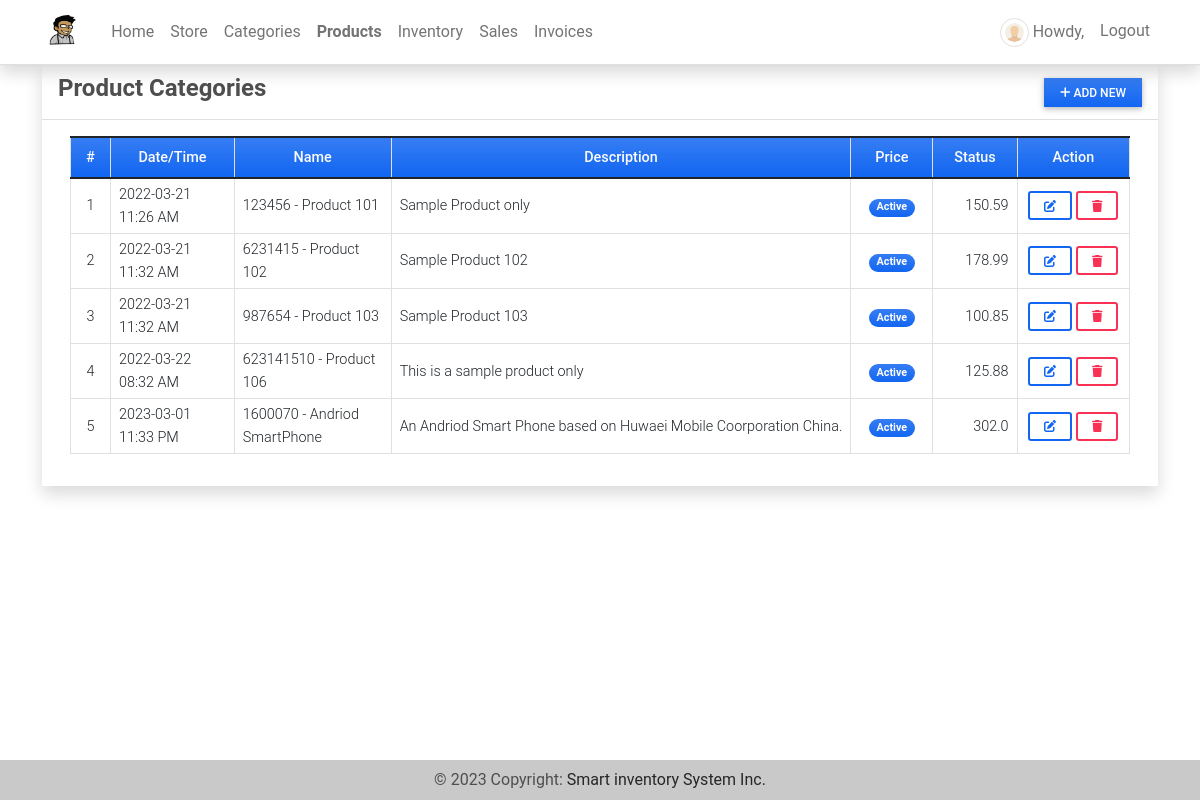
/product (signed in), run on an earlier commit of the app's database.
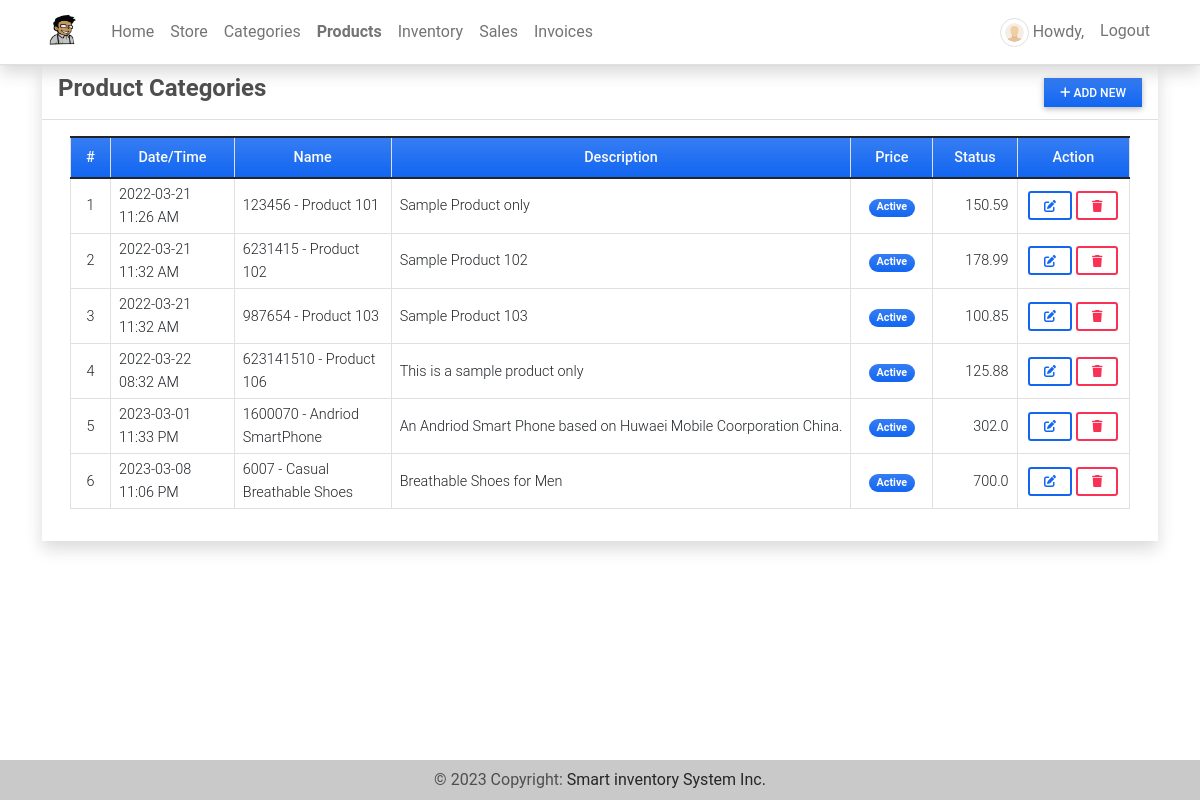
And on a later commit of the database.
### imsApp/models.py (models this page shows, shortened)
class Product(models.Model):
    code=models.CharField(max_length=100,blank=True, null=True)
    name=models.CharField(max_length=250,blank=True, null=True)
    description = models.TextField()
    price = models.FloatField(default=0)
    status = models.CharField(max_length=2, choices=(('1','Active'),('2','Inactive')), default=1)
    image = models.ImageField(upload_to='uploads/products/',default='default_product_image.png',blank=True, null=True)
    date_created = models.DateTimeField(default=timezone.now)
    date_updated = models.DateTimeField(auto_now=True)
    def __str__(self):
        return self.code + ' - ' + self.name

### imsApp/auth.py (the view)
    def wrapper_function(request,*args,**kwargs):
        if request.user.is_superuser:
            return view_function(request,*args,**kwargs)
        else:
            return redirect('home-page')

### imsApp/auth.py (called while the page is built)
def admin_only(view_function):
    def wrapper_function(request,*args,**kwargs):
        if request.user.is_superuser:
            return view_function(request,*args,**kwargs)
        else:
            return redirect('home-page')
    return wrapper_function

### imsApp/views.py (called while the page is built)
@admin_only
@login_required
def product_mgt(request):
    context['page_title'] = "Product List"
    products = Product.objects.all()
    context['products'] = products
    return render(request, 'product_mgt.html', context)

### imsApp/templates/product_mgt.html (shortened to what this page needs)
{% extends 'base.html' %} {% load humanize %} {% block pageContent %}
<div class="col-lg-12 col-md-12 col-sm-12 col-xs-12">
    <div class="card card-default rounded-0 shadow ">
        <div class="card-header">
            <div class="d-flex w-100 align-items-center justify-content-between">
                <h4 class="card-title fw-bold">Product Categories</h4>
                <div class="tools">
                    <button type="button" class="btn btn-primary rounded-0 bg-gradient btn-sm" id='add_new'><i class="fa fa-plus"></i> Add New</button>
                </div>
            </div>
        </div>
        <div class="card-body">
            <div class="container-fluid">
                <table class="table table-bordered" id="product-list">
                    <colgroup>
                        <col width="5%">
                        <col width="15%">
                        <col width="20%">
                        <col width="25%">
                        <col width="10%">
                        <col width="10%">
                        <col width="15%">
                    </colgroup>
                    <thead>
                        <tr class="bg-gradient bg-primary bg-opacity-50 text-light">
                            <th class="px-2 py-2 text-center">#</th>
                            <th class="px-2 py-2 text-center">Date/Time</th>
                            <th class="px-2 py-2 text-center">Name</th>
                            <th class="px-2 py-2 text-center">Description</th>
                            <th class="px-2 py-2 text-center">Price</th>
                            <th class="px-2 py-2 text-center">Status</th>
                            <th class="px-2 py-2 text-center">Action</th>
                        </tr>
                    </thead>
                    <tbody>
                        {% for product in products %}
                        <tr>
                            <td class="px-2 py-1 align-middle text-center">{{ forloop.counter }}</td>
                            <td class="px-2 py-1 align-middle">{{ product.date_created|date:"Y-m-d h:i A" }}</td>
                            <td class="px-2 py-1 align-middle">{{ product }}</td>
                            <td class="px-2 py-1 align-middle">
                                <p class="m-0 text-truncate">{{ product.description }}</p>
                            </td>
                            <td class="px-1 py-1 align-middle text-center">
                                {% if product.status == '1' %}
                                <span class="badge bg-primary bg-gradient rounded-pill px-2">Active</span> {% else %}
                                <span class="badge bg-secondary bg-gradient rounded-pill px-2">Inactive</span> {% endif %}
                            </td>
                            <td class="px-2 py-1 align-middle text-end">{{ product.price|intcomma }}</td>
                            <td class="px-2 py-1 align-middle text-center">
                                <a class="btn btn-outline-primary btn-sm edit-data" href="javascript:void(0)" data-id="{{ product.pk }}" title="Edit">
                                    <i class="fa fa-edit"></i>
                                </a>
                                <button class="btn btn-outline-danger btn-sm delete-data" type="button" data-id="{{ product.pk }}" title="Delete">
                                    <i class="fa fa-trash"></i>
                                </button>
                            </td>
                        </tr>
                        {% endfor %}
                    </tbody>
                </table>
            </div>
        </div>
    </div>
</div>
{% endblock pageContent %}

What changed in the data, as far as the page shows it:
added Product: date_created "2023-03-08 11:06 PM", code+name "6007 - Casual Breathable Shoes", description "Breathable Shoes for Men", status "Active", price "700.0"
